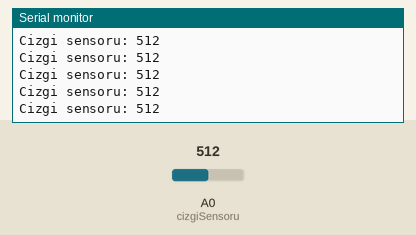
Bench run of a sketch on a simulated Arduino Uno, built with avr-gcc and run on an emulated ATmega328P. Shown: the last lines printed to the serial monitor. The test bench sets the inputs (shaded band); at power-on: A0 (cizgiSensoru) = 512.

Above: at 1.2 s.
1.3 s: A0 (cizgiSensoru) set to 716
At 1.56 s:
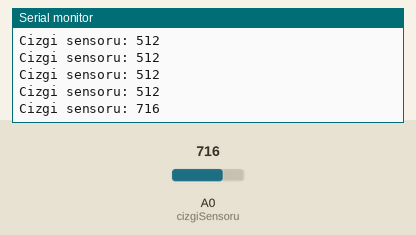
2.8 s: A0 (cizgiSensoru) set to 900
At 2.96 s:
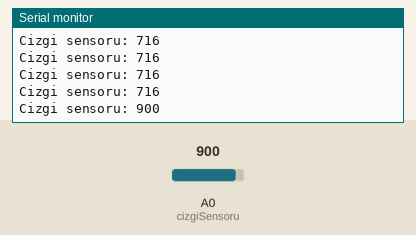
Timing chart, 0 to 5.8 s (numbered marks = the images above; inputs shaded):
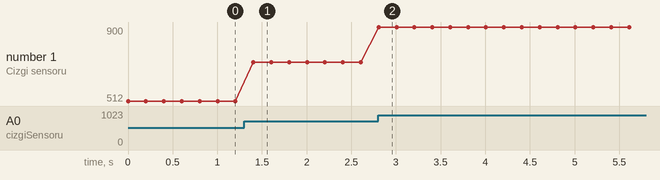

The sketch:

ders_9_cizgi_sensoru_okuma.ino
```cpp
// Ders 9 - Cizgi Sensoru Okuma
// A0 pinindeki sensor degerini seri ekrana yazar.

int cizgiSensoru = A0;

void setup() {
  Serial.begin(9600);
}

void loop() {
  int deger = analogRead(cizgiSensoru);

  Serial.print("Cizgi sensoru: ");
  Serial.println(deger);

  delay(200);
}
```

Measured:
- after the input at 1.3 s, the serial monitor: prints a new line after 0.10 s (image 1)
- after the input at 2.8 s, the serial monitor: prints a new line at once (image 2)
- plotted number 1: 512 → 716 after the input at 1.3 s, 716 → 900 after the input at 2.8 s
